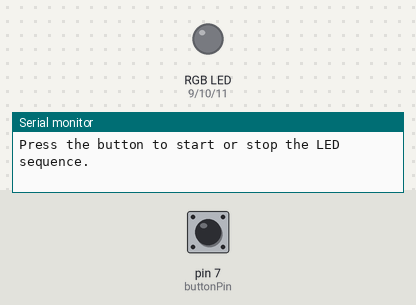
Bench run of a sketch on a simulated Arduino Uno, built with avr-gcc and run on an emulated ATmega328P. Shown: an RGB LED mixed from three pins (HIGH = lit), the last lines printed to the serial monitor. Dashed ring = blinking. Inputs (shaded band) come from the test bench; at power-on: pin 7 (buttonPin) HIGH.

Above: at 1.2 s.
1.3 s: pin 7 (buttonPin) pulled LOW for 0.15 s
At 3.7 s:
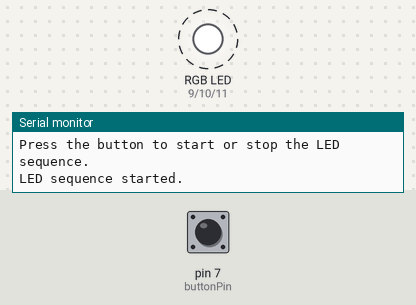
4.4 s: pin 7 (buttonPin) pulled LOW for 3.2 s
At 5.7 s:
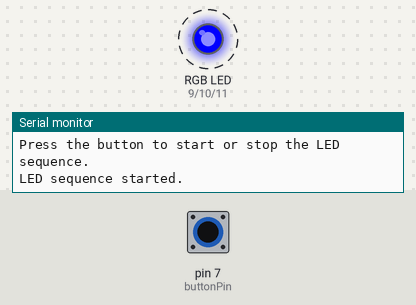
9.1 s: pin 7 (buttonPin) pulled LOW for 1 s
At 9.5 s:
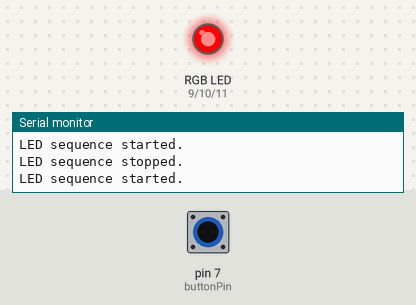
Timing chart, 0 to 19.1 s (numbered marks = the images above; inputs shaded):
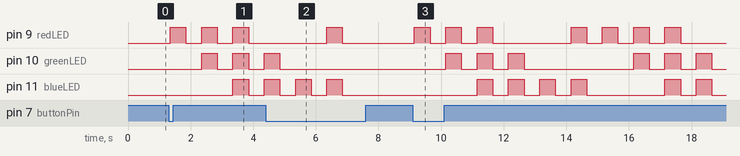

Measured:
- after the input at 1.3 s, pin 9 (redLED): alternates HIGH for 0.50 s and LOW for 0.50 s, starting after 0.05 s; pin 10 (greenLED): alternates HIGH for 0.50 s and LOW for 0.50 s, starting after 1.1 s; pin 11 (blueLED): LOW → HIGH after 2.1 s, → LOW 0.50 s later, → HIGH 0.50 s later
- after the input at 4.4 s, pin 9 (redLED): goes on until 6.9 s, then stays LOW; pin 10 (greenLED): goes on until 4.9 s, then stays LOW
- after the input at 9.1 s, pin 9 (redLED): LOW → HIGH after 0.05 s, → LOW 0.50 s later, → HIGH 0.50 s later, → LOW 0.50 s later, … (14 changes in this stretch); pin 10 (greenLED): LOW → HIGH after 1.1 s, → LOW 0.50 s later, → HIGH 0.50 s later, → LOW 0.50 s later, … (12 changes in this stretch)

The sketch:

MicroProcessorsLab1.5.ino
```cpp
const int redLED = 9;
const int greenLED = 10;
const int blueLED = 11;
const int buttonPin = 7;

bool isRunning = false;  // To track if the sequence is running
bool lastButtonState = HIGH; // Previous state of the button (HIGH = not pressed)

void setup() {
  // Initialize pins as outputs and input
  pinMode(redLED, OUTPUT);
  pinMode(greenLED, OUTPUT);
  pinMode(blueLED, OUTPUT);
  pinMode(buttonPin, INPUT_PULLUP); // Button with internal pull-up

  // Ensure all LEDs are OFF at the start
  digitalWrite(redLED, LOW);
  digitalWrite(greenLED, LOW);
  digitalWrite(blueLED, LOW);

  // Start the serial monitor for debugging
  Serial.begin(9600);
  Serial.println("Press the button to start or stop the LED sequence.");
}

void loop() {
  // Read the current button state
  bool currentButtonState = digitalRead(buttonPin);

  // Detect a button press (transition from HIGH to LOW)
  if (currentButtonState == LOW && lastButtonState == HIGH) {
    delay(50); // Debounce delay
    isRunning = !isRunning; // Toggle the running state
    Serial.println(isRunning ? "LED sequence started." : "LED sequence stopped.");
  }

  // Update the last button state
  lastButtonState = currentButtonState;

  // Run the LED sequence if isRunning is true
  if (isRunning) {
    runLEDSequence();

    // Check button state during the sequence to allow stopping mid-sequence
    if (digitalRead(buttonPin) == LOW) {
      delay(50); // Debounce delay
      isRunning = false; // Stop the sequence
      Serial.println("LED sequence stopped.");
    }
  }
}

void runLEDSequence() {
  // R
  digitalWrite(redLED, HIGH);
  delay(500);
  digitalWrite(redLED, LOW);
  delay(500);

  // RG
  digitalWrite(redLED, HIGH);
  digitalWrite(greenLED, HIGH);
  delay(500);
  digitalWrite(redLED, LOW);
  digitalWrite(greenLED, LOW);
  delay(500);

  // RGB
  digitalWrite(redLED, HIGH);
  digitalWrite(greenLED, HIGH);
  digitalWrite(blueLED, HIGH);
  delay(500);
  digitalWrite(redLED, LOW);
  digitalWrite(greenLED, LOW);
  digitalWrite(blueLED, LOW);
  delay(500);

  // GB
  digitalWrite(greenLED, HIGH);
  digitalWrite(blueLED, HIGH);
  delay(500);
  digitalWrite(greenLED, LOW);
  digitalWrite(blueLED, LOW);
  delay(500);

  // B
  digitalWrite(blueLED, HIGH);
  delay(500);
  digitalWrite(blueLED, LOW);
  delay(500);

  // RB
  digitalWrite(redLED, HIGH);
  digitalWrite(blueLED, HIGH);
  delay(500);
  digitalWrite(redLED, LOW);
  digitalWrite(blueLED, LOW);
  delay(500);
}
```
